Frame 1 (no input): blank canvas, image omitted
Frame 60 (the mouse pressed at the canvas centre just before this capture): blank canvas, image omitted
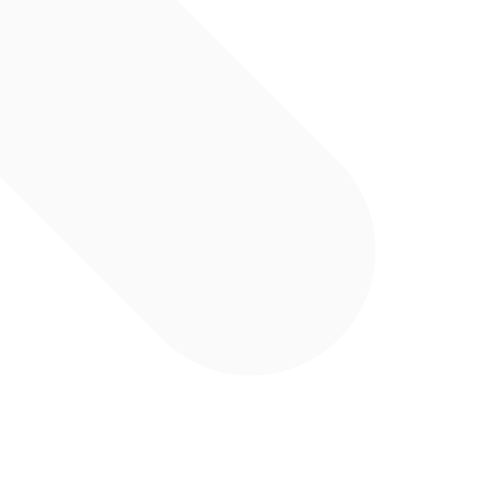
Frame 120 (the mouse held since frame 60 and released just before this capture)

The Processing sketch whose frames 1 and 60 were blank and that drew this single picture after the mouse press (run headless with seeded random() and noise(); from frame 60 on, the mouse is pressed at the canvas centre):

// Processing sketch: processing_60075
// ── processing_60075.pde

void setup() {
  size(500,500);
  background(255);
}

void draw() {
  smooth();
 /* fill(0);
  strokeWeight(abs(mouseX-pmouseX));
  line(mouseX,mouseY,pmouseX,pmouseY);*/
  
  stroke(mouseX,mouseY,mouseX);
  strokeWeight(abs(mouseX-pmouseX));
  line(mouseX,mouseY,pmouseX,pmouseY);
}
